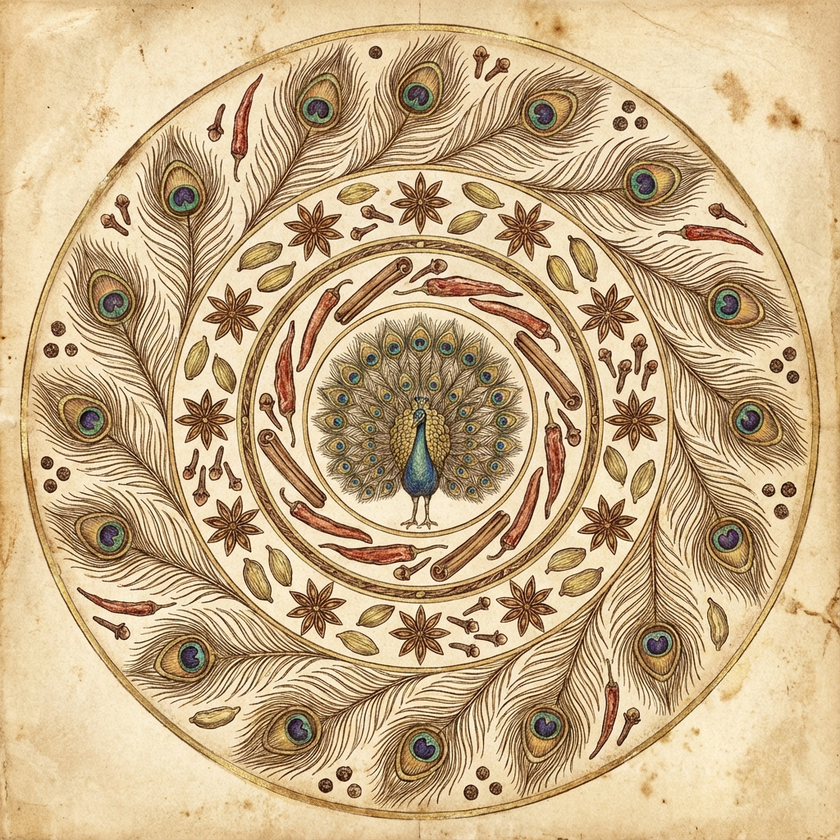
#> input picture mandala.png, 840 x 840 px, shrunk from 1024 x 1024 before the run
$ python crop_logo.py
#> lines starting #> are read from the running program, lines starting #| are printed output that depends on the picture; after the words box and inside, x2 and y2 are one past the last pixel; in counts of white or black regions, pixels touching at a corner belong together
from PIL import Image, ImageDraw, ImageOps

def crop_to_circle(input_path, output_path, zoom_factor=0.8):
#> called with input_path = 'mandala.png', output_path = 'logo_v3.webp', zoom_factor = 0.75
    try:
        img = Image.open(input_path).convert("RGBA")
        width, height = img.size
#> width = 840; height = 840

        # 1. Zoom/Crop to Center (to remove outer text/cream)
        # Calculate new dimensions
        new_width = int(width * zoom_factor)
#> new_width = 630
        new_height = int(height * zoom_factor)
#> new_height = 630

        # Calculate coordinate to crop centered
        left = (width - new_width) // 2
#> left = 105
        top = (height - new_height) // 2
#> top = 105
        right = (width + new_width) // 2
#> right = 735
        bottom = (height + new_height) // 2
#> bottom = 735

        img_cropped = img.crop((left, top, right, bottom))
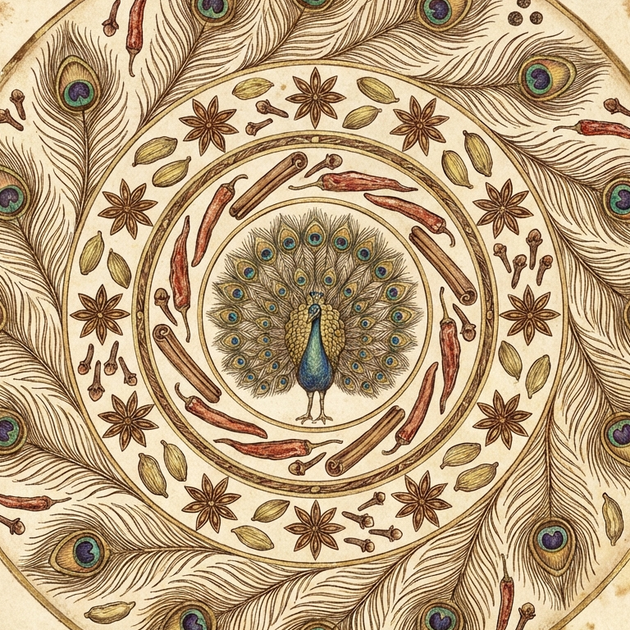
#> img_cropped: PIL image 630x630 RGBA; mean R, G, B, A 186.4, 160.6, 125.3, 255

        # 2. Create Circle Mask
        mask = Image.new('L', img_cropped.size, 0)
#> mask: PIL image 630x630 L; every value is 0
        draw = ImageDraw.Draw(mask)
        draw.ellipse((0, 0, img_cropped.size[0], img_cropped.size[1]), fill=255)

        # 3. Apply Mask
        result = ImageOps.fit(img_cropped, mask.size, centering=(0.5, 0.5))
        result.putalpha(mask)
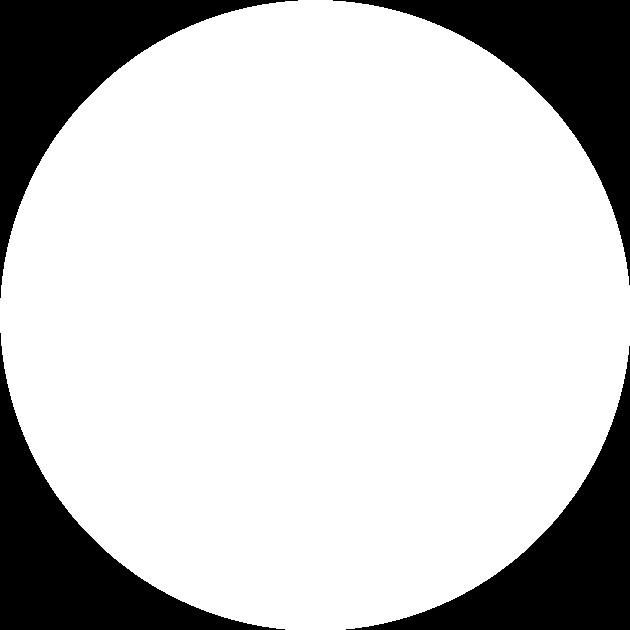
#> mask: PIL image 630x630 L; 78.7% white; 4 black regions, box (x1, y1, x2, y2) and area: (0, 0, 298, 298) 21387, (333, 0, 630, 285) 21089, (0, 333, 285, 630) 21089, (346, 346, 630, 630) 20792
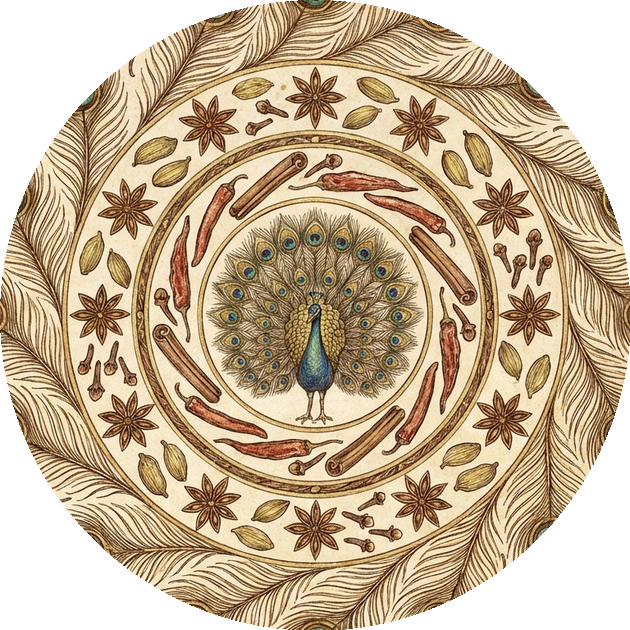
#> result: PIL image 630x630 RGBA; mean R, G, B, A 186.4, 160.6, 125.3, 200.8; transparent parts drawn white

        result.save(output_path, "WEBP")
        print(f"Saved circular cropped logo to {output_path}")

    except Exception as e:
        print(f"Error: {e}")

if __name__ == "__main__":
    # Zoom factor 0.7 means we keep the inner 70%,
    # effectively cutting off the outer 15% from all sides.
    # This should remove the edge text while keeping the center peacock.
    crop_to_circle("mandala.png", "logo_v3.webp", zoom_factor=0.75)
